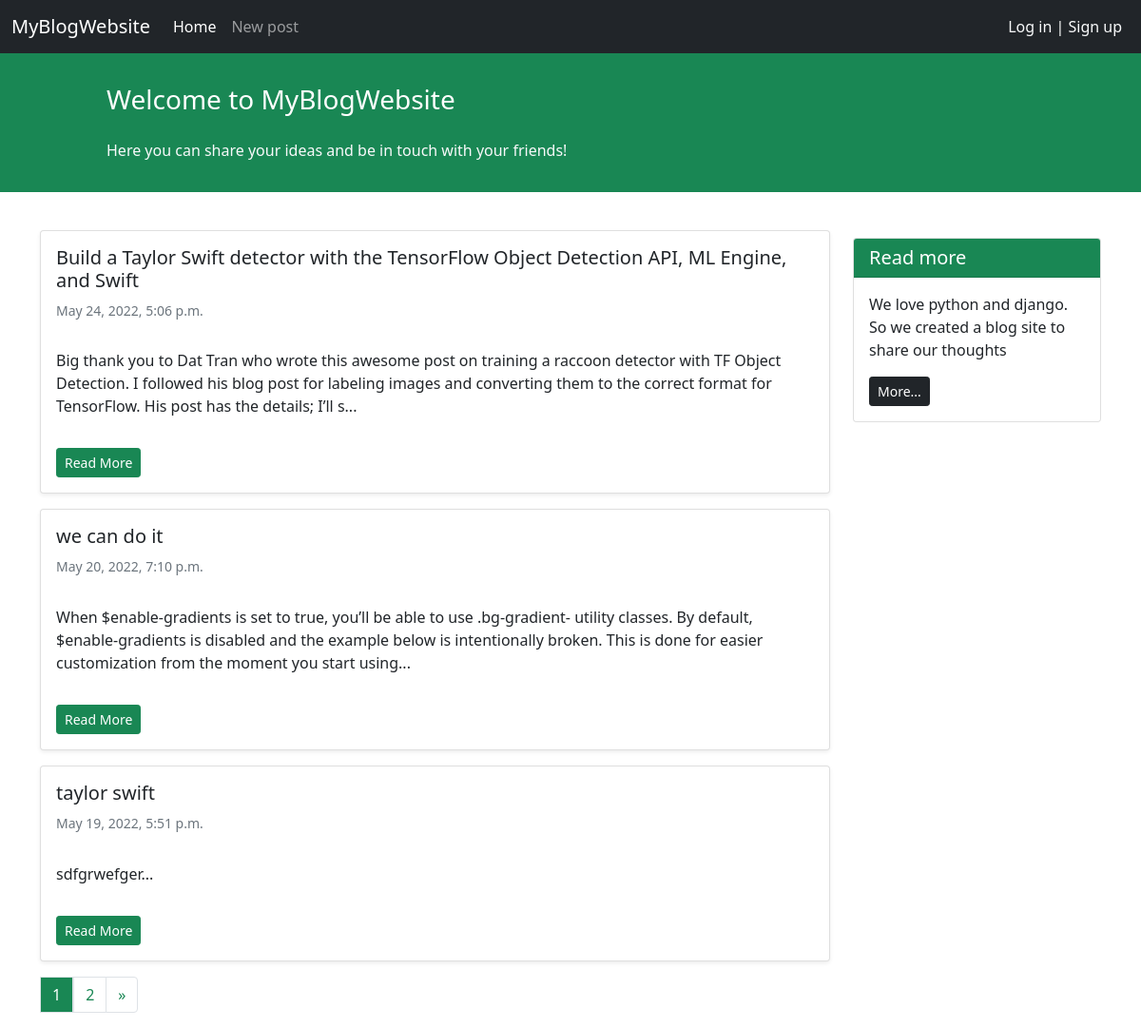
Before: / with the older database file.
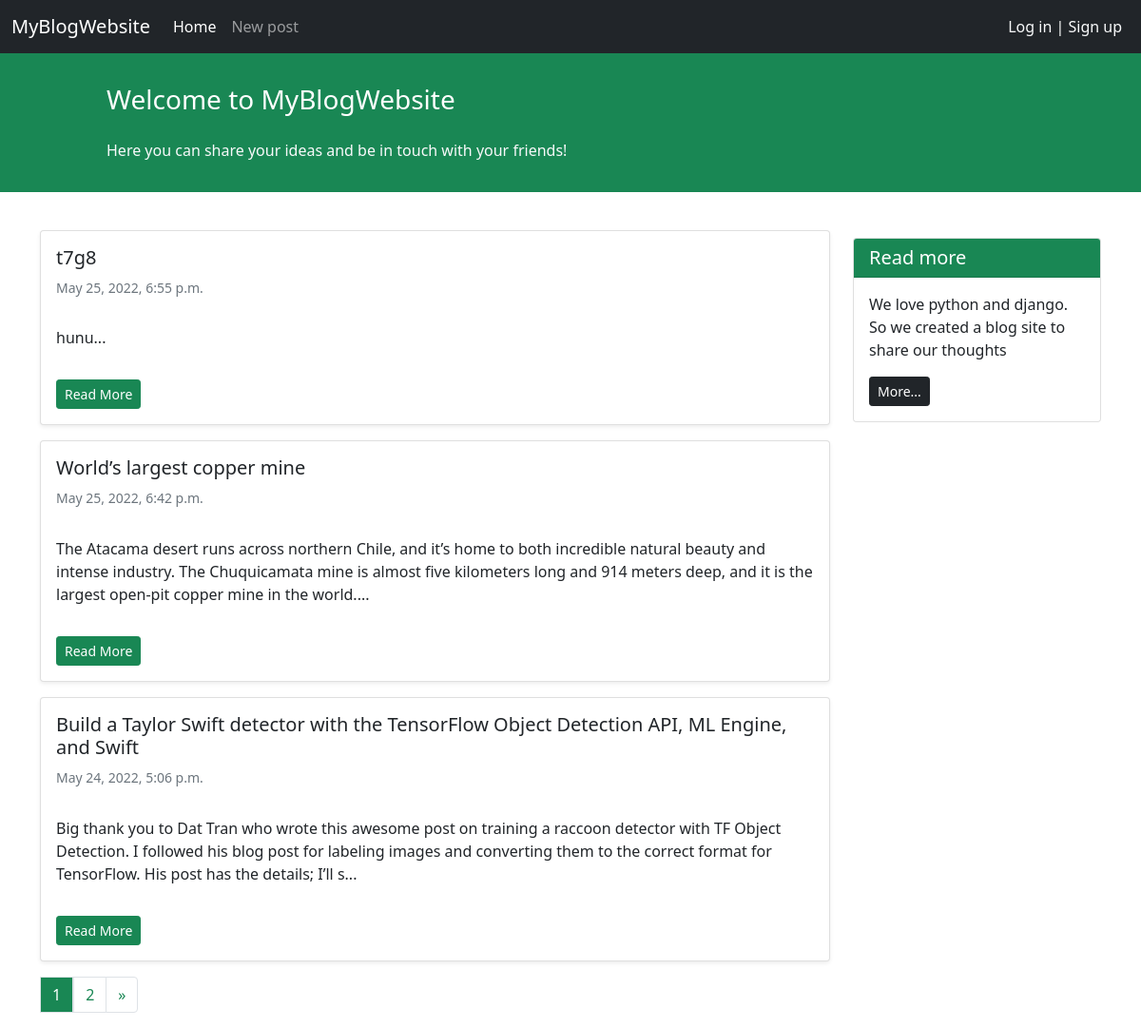
After: the same page with the newer database file.
### blog/models.py (models this page shows, shortened)
class Post(models.Model):
    STATUS_CHOICES = (
        ('published', 'Published'),
        ('draft', 'Draft'),
    )
    title = models.CharField(max_length=200)
    text = models.TextField()
    author = models.ForeignKey('auth.User', on_delete=models.CASCADE)
    datetime_created = models.DateTimeField(auto_now_add=True)
    datetime_modified = models.DateTimeField(auto_now=True)
    status = models.CharField(choices=STATUS_CHOICES, max_length=10)
    slug = models.SlugField(max_length=250, blank=False, editable=False)
    cover = models.ImageField(upload_to='post_cover/', blank=True)
    def get_absolute_url(self):
        kwargs = {
            'slug' : self.slug,
            'pk' : self.id,
        }
        return reverse('post_detail', kwargs=kwargs)

### blog/views.py (the view)
# urls.py: path('', views.PostListView.as_view(), name='post_list'),
class PostListView(generic.ListView):
    model = Post
    template_name = 'blog/posts_list.html'
    context_object_name = 'posts'
    paginate_by = 3
    def get_queryset(self):
        return Post.objects.filter(status='published').order_by('-datetime_modified')

### blog/templates/blog/posts_list.html (shortened to what this page needs)
{% extends '_base.html' %}
{% block content %}
<div class="container mt-4">
    <div class="row">
        <div class="col-9">
            {% for post in posts %}
            <div class="card shadow-sm my-3">
                <div class="card-body">
                    <h5 class="card-title">{{post.title}}</h5>
                    <h6 class="card-subtitle mb-2 text-muted small py-2">{{post.datetime_modified}}</h6>
                    <p class="card-text py-3">
                        {{post.text|slice:"250"}}...
                    </p>
                    <a href="{{ post.get_absolute_url }}" class="btn btn-sm btn-success">Read More</a>
                </div>
            </div>
            {% endfor %}
        </div>
        <div class="col-3">
                <div class="card  my-4">
                    <h5 class="card-header text-white bg-success">Read more</h5>
                    <div class="card-body">
                        <p class="card-text">We love python and django. So we created a blog site to share our
                            thoughts</p>
                        <a href="#"
                           class="btn btn-sm btn-dark">
                            More...
                        </a>
                    </div>
                </div>
        </div>
        <nav aria-label="Page navigation example">
            <ul class="pagination">
                {% for i in page_obj.paginator.page_range %}
                    {% if page_obj.number == i %}
                        <a href="?page={{ i }}" class="text-decoration-none">
                            <li class="page-item page-link bg-success text-white">{{ i }}</li>
                        </a>
                    {% else %}
                        <a href="?page={{ i }}" class="text-decoration-none">
                            <li class="page-item page-link text-success">{{ i }}</li>
                        </a>
                    {% endif %}
                {% endfor %}
                {% if page_obj.has_next %}
                    <li class="page-item">
                        <a class="page-link text-success" href="?page={{ page_obj.next_page_number }}" aria-label="Next">
                            <span aria-hidden="true">&raquo;</span>
                        </a>
                    </li>
                {% endif %}
            </ul>
        </nav>
    </div>
</div>
{% endblock content %}

### templates/_base.html (shortened to what this page needs)
<!doctype html>
<html lang="en">
<head>
    <link href="https://cdn.jsdelivr.net/npm/bootstrap@5.1.3/dist/css/bootstrap.min.css" rel="stylesheet"
>
</head>
<body>
<nav class="navbar navbar-expand-lg navbar-dark bg-dark">
    <div class="container-fluid">
        <a class="navbar-brand" >MyBlogWebsite</a>
        <div class="collapse navbar-collapse" id="navbarNavAltMarkup">
            <div class="navbar-nav">
                <a class="nav-link active" aria-current="page" href="{% url 'post_list' %}">Home</a>
                <a class="nav-link" href="{% url 'post_create' %}">New post</a>
            </div>
        </div>
        <div class="mx-2 text-white">
            {% if user.is_authenticated %}
               <p>Welcome {{user.username}}!</p>
                <p><a class="text-light text-decoration-none" href="{% url 'logout' %}">Log out</a></p>
            {% else %}
                <a class="text-light text-decoration-none" href="{% url 'login' %}">Log in</a> | <a class="text-light text-decoration-none" href="{% url 'signup' %}">Sign up</a>
            {% endif %}
        </div>
    </div>
</nav>
<div class="container-fluid bg-success">
    <div class="row py-3">
        <div class="col-md-8 col-md-10 mx-auto">
            <h3 class="my-4 mt-3 text-white">Welcome to MyBlogWebsite</h3>
            <p class="text-light"> Here you can share your ideas and be in touch with your friends!</p>
        </div>
    </div>
</div>
        {% block content %}
        {% endblock content %}
</body>
</html>

Changed rows visible on the page:
no longer on this page (row unchanged): Post: title "we can do it", datetime_modified "May 20, 2022, 7:10 p.m.", text "When $enable-gradients is set to true, you’ll be able to use .bg-gradient- utility classes. By default, $enable-gradients is disabled and the example below is intentionally broken. This is done for easier customization from the moment you start using"
no longer on this page (row unchanged): Post: title "taylor swift", datetime_modified "May 19, 2022, 5:51 p.m.", text "sdfgrwefger"
added Post: title "t7g8", datetime_modified "May 25, 2022, 6:55 p.m.", text "hunu"
added Post: title "World’s largest copper mine", datetime_modified "May 25, 2022, 6:42 p.m.", text "The Atacama desert runs across northern Chile, and it’s home to both incredible natural beauty and intense industry. The Chuquicamata mine is almost five kilometers long and 914 meters deep, and it is the largest open-pit copper mine in the world."
